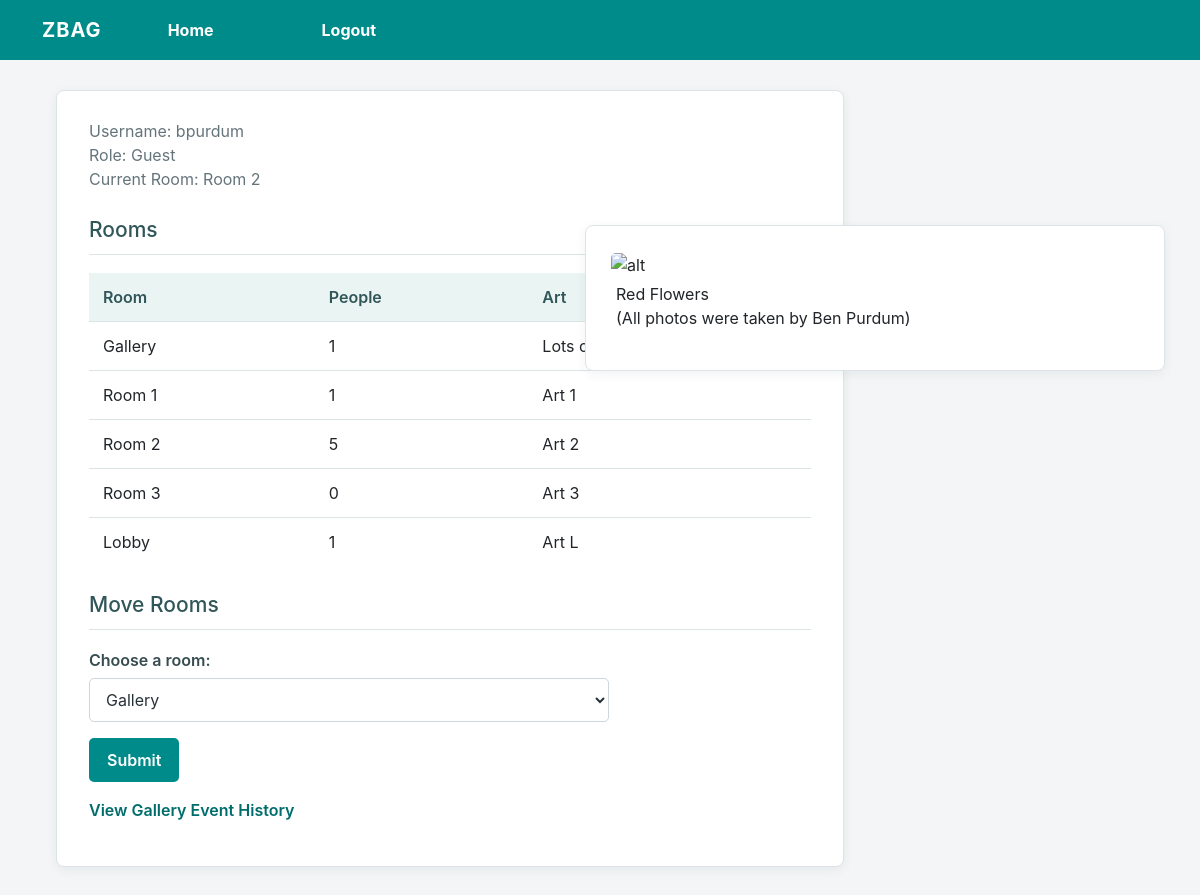
Page /home (signed in) on the earlier database version.
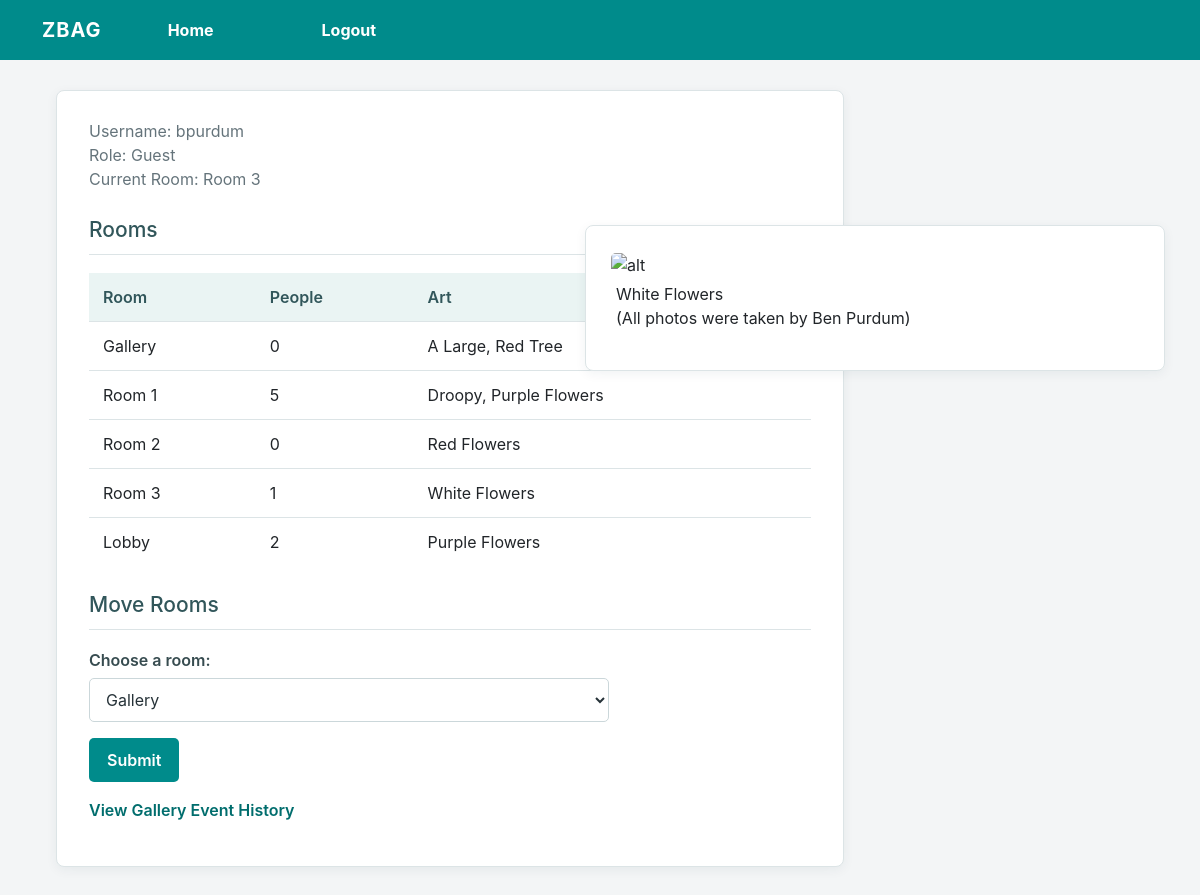
Same page on the later database version.
### tables this page shows
CREATE TABLE "persons" (
	"userID"	INTEGER,
	"name"	TEXT,
	"age"	INTEGER,
	"currentRoom"	TEXT,
	PRIMARY KEY("userID")
);

CREATE TABLE "rooms" (
	"name"	TEXT,
	"numPeople"	INTEGER,
	"art"	TEXT,
	PRIMARY KEY("name")
);

### src/backend/app.py (the view)
@app.route('/home')
def home():
    if 'loggedin' not in session:
        return redirect(url_for('login'))
    rooms = viewAllRooms()
    cRoom = seeCurrentRoom(session['id'])
    image = ""
    alt = ""
    match cRoom:
        case "Gallery":
            image = "images/bigTree.jpg"
            alt = "A Large, Red Tree"
        case "Room 1":
            image = "images/droopyPurpleFlowers.jpg"
            alt = "Droopy, Purple Flowers"
        case "Room 2":
            image = "images/redFlowers.jpg"
            alt = "Red Flowers"
        case "Room 3":
            image = "images/whiteFlowers.jpg"
            alt = "White Flowers"
        case "Lobby":
            image = "images/purpleFlowers.jpg"
            alt = "Purple Flowers"
    return render_template(
        'home.html',
        username=session['username'],
        role=session['role'],
        rooms=rooms,
        cRoom=cRoom,
        image = image,
        alt = alt
    )

### src/backend/storedProcedures.py (called while the page is built)
def get_db_connection():
    db = sqlite3.connect(DATABASE_PATH)
    return db

def viewAllRooms():
    db = get_db_connection()
    rooms = db.execute("SELECT * FROM rooms").fetchall()
    db.close()
    return rooms

def seeCurrentRoom(userID):
    db = get_db_connection()
    room = db.execute("SELECT currentRoom FROM persons WHERE userID = ?", (userID,)).fetchone()
    db.close()
    if room is None:
        return None
    return room[0]

### src/frontend/templates/home.html (shortened to what this page needs)
{% extends "layout.html" %}
{% block content %}
<div class="gallery-image">
    <img src="{{ url_for('static', filename=image) }}"
         alt=alt>
        <p>{{ alt }}<br>(All photos were taken by Ben Purdum)</p>
</div>
<main class="page-container">
    <p>Username: {{ username }}<br>Role: {{ role }}<br>Current Room: {{ cRoom }}</p>
    <h2>Rooms</h2>
    <table>
        <thead>
            <tr>
                <th>Room</th>
                <th>People</th>
                <th>Art</th>
            </tr>
        </thead>
        <tbody>
            {% for room in rooms %}
                <tr>
                    <td>{{ room[0] }}</td>
                    <td>{{ room[1] }}</td>
                    <td>{{ room[2] }}</td>
                </tr>
            {% endfor %}
        </tbody>
    </table>
    <h2>Move Rooms</h2>
    <form action="{{ url_for('move_room') }}" method="POST">
        <p>
            <label for="room">Choose a room:</label>
            <select name="room" id="room" required>
                {% for room in rooms %}
                    <option value="{{ room[0] }}">{{ room[0] }}</option>
                {% endfor %}
            </select>
        </p>
        <button type="submit">Submit</button>
    </form>
    <p><a href="{{ url_for('event_history') }}">View Gallery Event History</a></p>
</main>
{% endblock %}

Differences in the rows shown:
changed rooms "Room 3": art (not shown) → "White Flowers"; numPeople "0" → "1"; art "Art 3" → "White Flowers"
changed persons: currentRoom "Room 2" → "Room 3"
changed rooms "Gallery": numPeople "1" → "0"; art "Lots of Art" → "A Large, Red Tree"
changed rooms "Room 1": numPeople "1" → "5"; art "Art 1" → "Droopy, Purple Flowers"
changed rooms "Room 2": numPeople "5" → "0"; art "Art 2" → "Red Flowers"
changed rooms "Lobby": numPeople "1" → "2"; art "Art L" → "Purple Flowers"
Other differences:
{{ alt }}: "Red Flowers" → (not shown)
